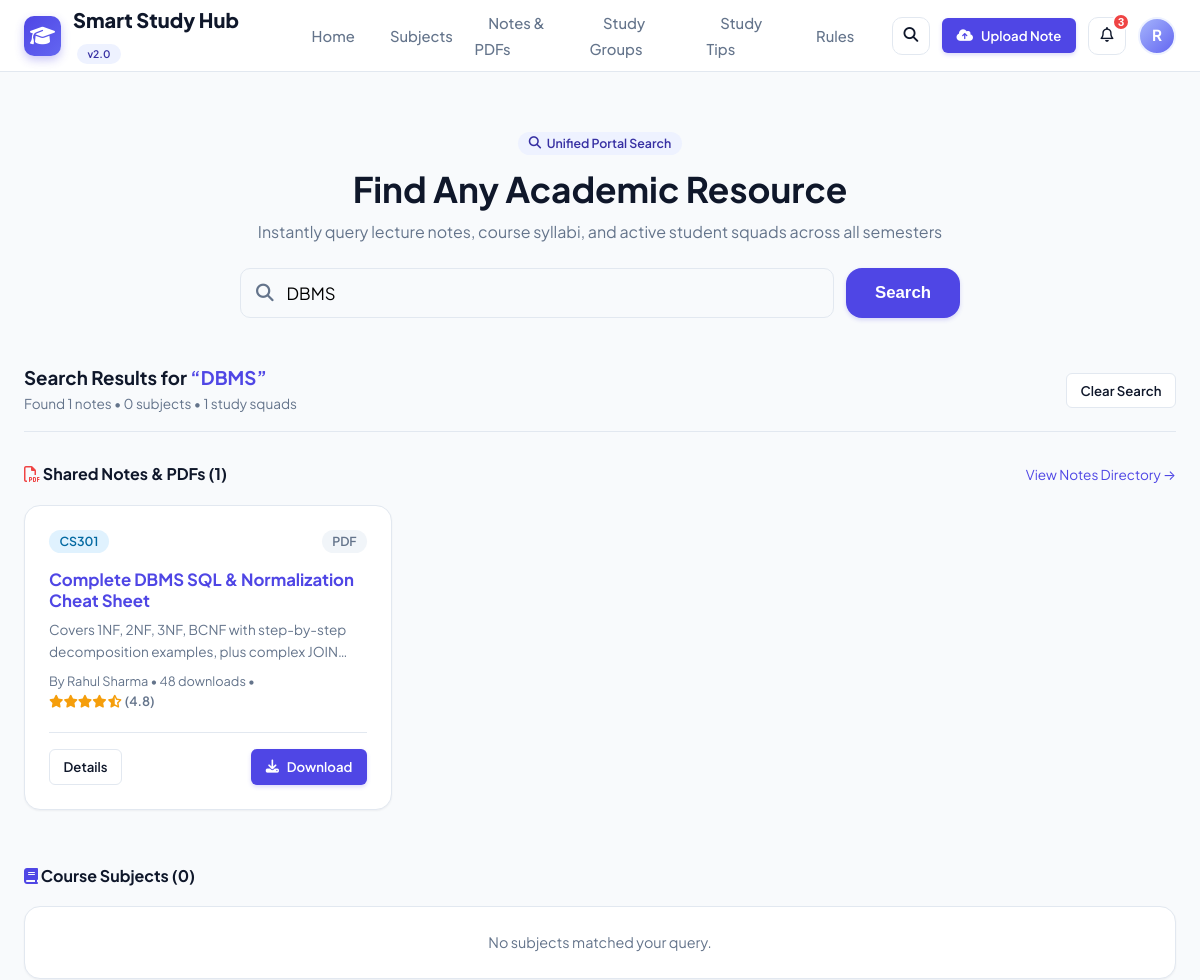
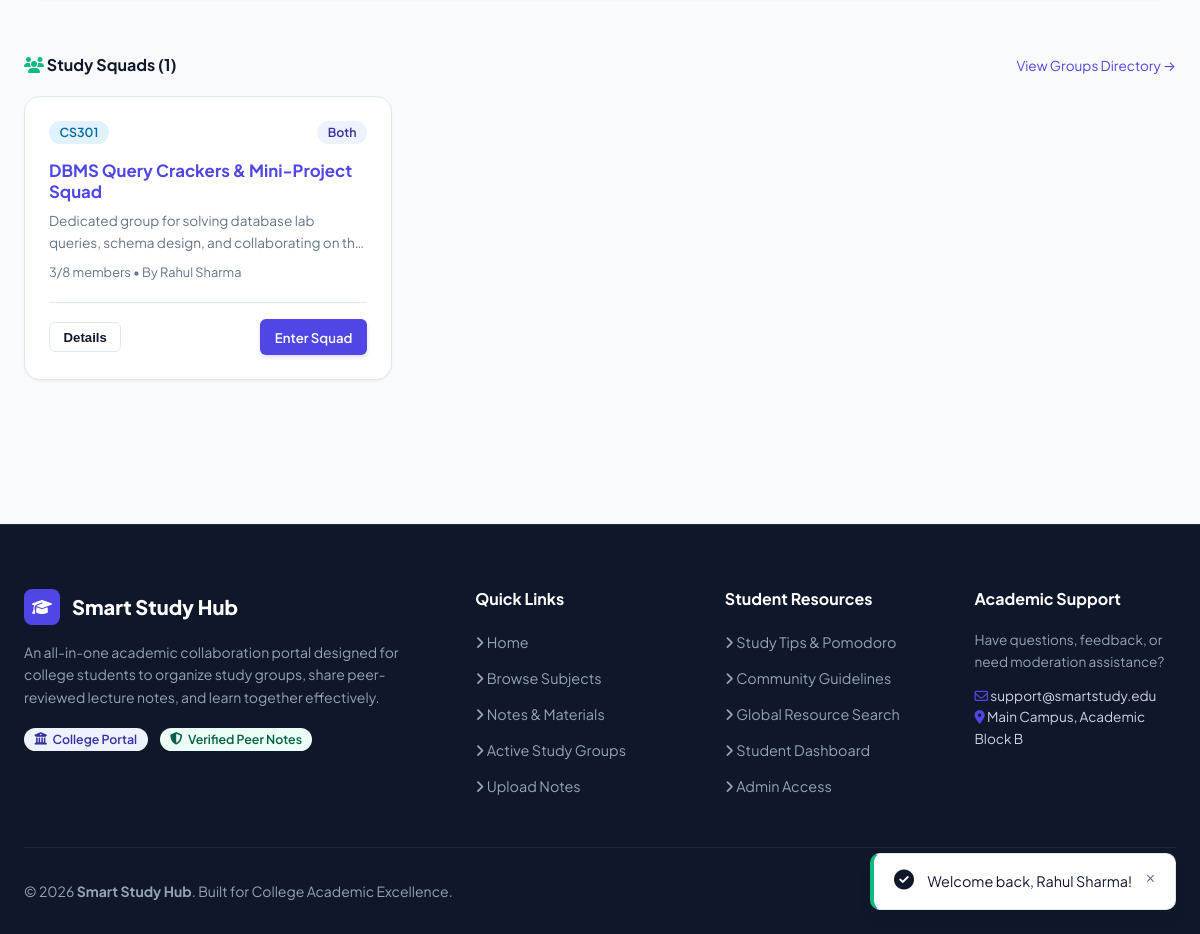
Page /search.php?q=DBMS (signed in) on the committed database (2 pictures, top to bottom).
### tables this page shows
CREATE TABLE IF NOT EXISTS `study_groups` (
  `id` INT AUTO_INCREMENT PRIMARY KEY,
  `creator_id` INT NOT NULL,
  `subject_id` INT NOT NULL,
  `group_name` VARCHAR(150) NOT NULL,
  `description` TEXT,
  `department` VARCHAR(100) NOT NULL,
  `semester` VARCHAR(20) NOT NULL,
  `max_members` INT DEFAULT 10,
  `meeting_preference` ENUM('Online', 'Offline', 'Both') DEFAULT 'Online',
  `status` ENUM('active', 'archived') DEFAULT 'active',
  `created_at` TIMESTAMP DEFAULT CURRENT_TIMESTAMP,
  INDEX (`creator_id`),
  INDEX (`subject_id`),
  CONSTRAINT `fk_groups_creator` FOREIGN KEY (`creator_id`) REFERENCES `users` (`id`) ON DELETE CASCADE,
  CONSTRAINT `fk_groups_subject` FOREIGN KEY (`subject_id`) REFERENCES `subjects` (`id`) ON DELETE CASCADE
);

CREATE TABLE IF NOT EXISTS `users` (
  `id` INT AUTO_INCREMENT PRIMARY KEY,
  `name` VARCHAR(100) NOT NULL,
  `email` VARCHAR(150) NOT NULL UNIQUE,
  `student_id` VARCHAR(50) NOT NULL,
  `department` VARCHAR(100) NOT NULL,
  `semester` VARCHAR(20) NOT NULL,
  `password` VARCHAR(255) NOT NULL,
  `role` ENUM('student', 'admin') DEFAULT 'student',
  `profile_image` VARCHAR(255) DEFAULT 'default_avatar.png',
  `bio` TEXT DEFAULT NULL,
  `status` ENUM('active', 'suspended') DEFAULT 'active',
  `created_at` TIMESTAMP DEFAULT CURRENT_TIMESTAMP
);

CREATE TABLE IF NOT EXISTS `notes` (
  `id` INT AUTO_INCREMENT PRIMARY KEY,
  `user_id` INT NOT NULL,
  `subject_id` INT NOT NULL,
  `title` VARCHAR(200) NOT NULL,
  `description` TEXT,
  `tags` VARCHAR(255) DEFAULT NULL,
  `file_name` VARCHAR(255) NOT NULL,
  `file_path` VARCHAR(255) NOT NULL,
  `file_type` VARCHAR(50) NOT NULL,
  `file_size` INT NOT NULL,
  `downloads` INT DEFAULT 0,
  `average_rating` DECIMAL(3,2) DEFAULT 0.00,
  `created_at` TIMESTAMP DEFAULT CURRENT_TIMESTAMP,
  INDEX (`user_id`),
  INDEX (`subject_id`),
  CONSTRAINT `fk_notes_user` FOREIGN KEY (`user_id`) REFERENCES `users` (`id`) ON DELETE CASCADE,
  CONSTRAINT `fk_notes_subject` FOREIGN KEY (`subject_id`) REFERENCES `subjects` (`id`) ON DELETE CASCADE
);

CREATE TABLE IF NOT EXISTS `subjects` (
  `id` INT AUTO_INCREMENT PRIMARY KEY,
  `subject_code` VARCHAR(20) NOT NULL UNIQUE,
  `subject_name` VARCHAR(150) NOT NULL,
  `department` VARCHAR(100) NOT NULL,
  `semester` VARCHAR(20) NOT NULL,
  `description` TEXT,
  `created_at` TIMESTAMP DEFAULT CURRENT_TIMESTAMP
);

### search.php (the view, shortened to what the rows shown need)
<?php
require_once __DIR__ . '/config/database.php';
require_once __DIR__ . '/includes/functions.php';
require_once __DIR__ . '/includes/auth.php';
$pdo = getDBConnection();
$query = trim($_GET['q'] ?? '');
$notesResults = [];
$groupsResults = [];
if (!empty($query)) {
    $searchWildcard = '%' . $query . '%';
    $nStmt = $pdo->prepare("
        SELECT n.*, s.subject_code, s.subject_name, u.name as author_name
        FROM notes n
        JOIN subjects s ON n.subject_id = s.id
        JOIN users u ON n.user_id = u.id
        WHERE n.title LIKE ? OR n.description LIKE ? OR n.tags LIKE ? OR s.subject_code LIKE ? OR s.subject_name LIKE ?
        ORDER BY n.downloads DESC
        LIMIT 12
    ");
    $nStmt->execute([$searchWildcard, $searchWildcard, $searchWildcard, $searchWildcard, $searchWildcard]);
    $notesResults = $nStmt->fetchAll();
    $gStmt = $pdo->prepare("
        SELECT g.*, s.subject_code, s.subject_name, u.name as creator_name,
               (SELECT COUNT(*) FROM group_members WHERE group_id = g.id) as member_count
        FROM study_groups g
        JOIN subjects s ON g.subject_id = s.id
        JOIN users u ON g.creator_id = u.id
        WHERE (g.group_name LIKE ? OR g.description LIKE ? OR s.subject_code LIKE ? OR s.subject_name LIKE ?)
          AND g.status = 'active'
        ORDER BY g.created_at DESC
        LIMIT 12
    ");
    $gStmt->execute([$searchWildcard, $searchWildcard, $searchWildcard, $searchWildcard]);
    $groupsResults = $gStmt->fetchAll();
}
require_once __DIR__ . '/includes/header.php';
?>
<div class="container" style="padding-top: 3.5rem; padding-bottom: 4rem;">
    <div style="text-align: center; max-width: 720px; margin: 0 auto 3rem;">
        <h1 style="font-size: 2.2rem; margin-bottom: 0.5rem;">Find Any Academic Resource</h1>
    </div>
    <?php if (!empty($query)): ?>
        <div style="margin-bottom: 3.5rem;">
            <?php if (empty($notesResults)): ?>
                <div class="card" style="padding: 1.5rem; text-align: center; color: var(--text-muted); font-size: 0.9rem;">
                    No notes matched your query.
                </div>
            <?php else: ?>
                <div class="grid-3">
                    <?php foreach ($notesResults as $n): ?>
                        <div class="card">
                            <div class="card-header">
                                <span class="badge badge-secondary"><?= e($n['subject_code']) ?></span>
                                <span class="badge badge-neutral"><?= strtoupper($n['file_type']) ?></span>
                            </div>
                            <div class="card-body">
                                <h4 class="card-title" style="margin-bottom: 0.5rem; font-size: 1.05rem;">
                                    <a href="<?= BASE_URL ?>/note_details.php?id=<?= $n['id'] ?>"><?= e($n['title']) ?></a>
                                </h4>
                                <p style="font-size: 0.85rem; color: var(--text-muted); margin-bottom: 0.5rem; display: -webkit-box; -webkit-line-clamp: 2; -webkit-box-orient: vertical; overflow: hidden;">
                                    <?= e($n['description']) ?>
                                </p>
                                <div style="font-size: 0.8rem; color: var(--text-muted);">
                                    By <?= e($n['author_name']) ?> &bull; <?= $n['downloads'] ?> downloads &bull; <?= renderStars((float)$n['average_rating']) ?>
                                </div>
                            </div>
                            <div class="card-footer">
                                <a href="<?= BASE_URL ?>/note_details.php?id=<?= $n['id'] ?>" class="btn btn-sm btn-secondary">Details</a>
                                <a href="<?= BASE_URL ?>/download.php?id=<?= $n['id'] ?>" class="btn btn-sm btn-primary"><i class="fas fa-download"></i> Download</a>
                            </div>
                        </div>
                    <?php endforeach; ?>
                </div>
            <?php endif; ?>
        </div>
        <div>
            <?php if (empty($groupsResults)): ?>
                <div class="card" style="padding: 1.5rem; text-align: center; color: var(--text-muted); font-size: 0.9rem;">
                    No study squads matched your query.
                </div>
            <?php else: ?>
                <div class="grid-3">
                    <?php foreach ($groupsResults as $g): ?>
                        <div class="card">
                            <div class="card-header">
                                <span class="badge badge-secondary"><?= e($g['subject_code']) ?></span>
                                <span class="badge badge-primary"><?= e($g['meeting_preference']) ?></span>
                            </div>
                            <div class="card-body">
                                <h4 class="card-title" style="margin-bottom: 0.5rem; font-size: 1.05rem;">
                                    <a href="<?= BASE_URL ?>/group.php?id=<?= $g['id'] ?>"><?= e($g['group_name']) ?></a>
                                </h4>
                                <p style="font-size: 0.85rem; color: var(--text-muted); margin-bottom: 0.5rem; display: -webkit-box; -webkit-line-clamp: 2; -webkit-box-orient: vertical; overflow: hidden;">
                                    <?= e($g['description']) ?>
                                </p>
                                <div style="font-size: 0.8rem; color: var(--text-muted);">
                                    <?= $g['member_count'] ?>/<?= $g['max_members'] ?> members &bull; By <?= e($g['creator_name']) ?>
                                </div>
                            </div>
                            <div class="card-footer">
                                <button type="button" class="btn btn-sm btn-secondary" onclick="openGroupDetailsModal(<?= $g['id'] ?>)">Details</button>
                                <a href="<?= BASE_URL ?>/group.php?id=<?= $g['id'] ?>" class="btn btn-sm btn-primary">Enter Squad</a>
                            </div>
                        </div>
                    <?php endforeach; ?>
                </div>
            <?php endif; ?>
        </div>
    <?php endif; ?>
</div>
<?php require_once __DIR__ . '/includes/footer.php'; ?>

### includes/header.php (shortened to what the rows shown need)
<?php
require_once __DIR__ . '/../config/database.php';
require_once __DIR__ . '/functions.php';
require_once __DIR__ . '/auth.php';
$currentUser = getCurrentUser();
$unreadNotifCount = 0;
if ($currentUser) {
    $db = getDBConnection();
    $unreadNotifCount = getUnreadNotificationCount($db, $currentUser['id']);
}
?>
<!DOCTYPE html>
<html lang="en">
<head>
    <link rel="stylesheet" href="https://cdnjs.cloudflare.com/ajax/libs/font-awesome/6.4.0/css/all.min.css">
    <link rel="stylesheet" href="<?= BASE_URL ?>/assets/css/style.css">
</head>
<body>
<header class="navbar">
    <div class="container">
        <div class="navbar-actions">
            <?php if ($currentUser): ?>
                <a href="<?= BASE_URL ?>/upload_note.php" class="btn btn-sm btn-primary">
                    <i class="fas fa-cloud-upload-alt"></i> Upload Note
                </a>
                <div class="dropdown">
                    <button type="button" class="btn btn-icon btn-secondary" data-toggle="dropdown" title="Notifications">
                        <i class="far fa-bell"></i>
                        <?php if ($unreadNotifCount > 0): ?>
                            <span class="notification-badge"><?= $unreadNotifCount ?></span>
                        <?php endif; ?>
                    </button>
                </div>
                <div class="dropdown">
                    <div class="avatar" data-toggle="dropdown" title="<?= e($currentUser['name']) ?>">
                        <?= strtoupper(substr($currentUser['name'], 0, 1)) ?>
                    </div>
                </div>
            <?php endif; ?>
        </div>
    </div>
</header>
<main>

### includes/functions.php (shortened to what the rows shown need)
<?php
function e(?string $string): string {
    return htmlspecialchars($string ?? '', ENT_QUOTES, 'UTF-8');
}
function renderStars(float $rating, bool $showNumeric = true): string {
    $rating = round($rating, 1);
    $fullStars = floor($rating);
    $hasHalf = ($rating - $fullStars) >= 0.5;
    $emptyStars = 5 - $fullStars - ($hasHalf ? 1 : 0);
    $html = '<div class="star-rating" title="Rated ' . $rating . ' out of 5">';
    for ($i = 0; $i < $fullStars; $i++) {
        $html .= '<i class="fas fa-star text-warning"></i>';
    }
    if ($hasHalf) {
        $html .= '<i class="fas fa-star-half-alt text-warning"></i>';
    }
    for ($i = 0; $i < $emptyStars; $i++) {
        $html .= '<i class="far fa-star text-muted"></i>';
    }
    if ($showNumeric) {
        $html .= ' <span class="rating-number font-semibold">(' . number_format($rating, 1) . ')</span>';
    }
    $html .= '</div>';
    return $html;
}
function getUnreadNotificationCount(PDO $pdo, int $userId): int {
    try {
        $stmt = $pdo->prepare("SELECT COUNT(*) FROM notifications WHERE user_id = ? AND is_read = 0");
        $stmt->execute([$userId]);
        return (int) $stmt->fetchColumn();
    } catch (PDOException $e) {
        return 0;
    }
}

### rows in the picture
study_groups: creator.name "R", subject.subject_code "CS301", meeting_preference "Both", group_name "DBMS Query Crackers & Mini-Project Squad", description "Dedicated group for solving database lab queries, schema design, and collaborating on…", member_count "3", max_members "8", creator.name "Rahul Sharma"
notes: subject.subject_code "CS301", file_type "PDF", title "Complete DBMS SQL & Normalization Cheat Sheet", description "Covers 1NF, 2NF, 3NF, BCNF with step-by-step decomposition examples, plus complex…", user.name "Rahul Sharma", downloads "48"

### other values in the picture
$unreadNotifCount "3"
$query "DBMS"
count($notesResults) "1"
count($subjectsResults) "0"
count($groupsResults) "1"
